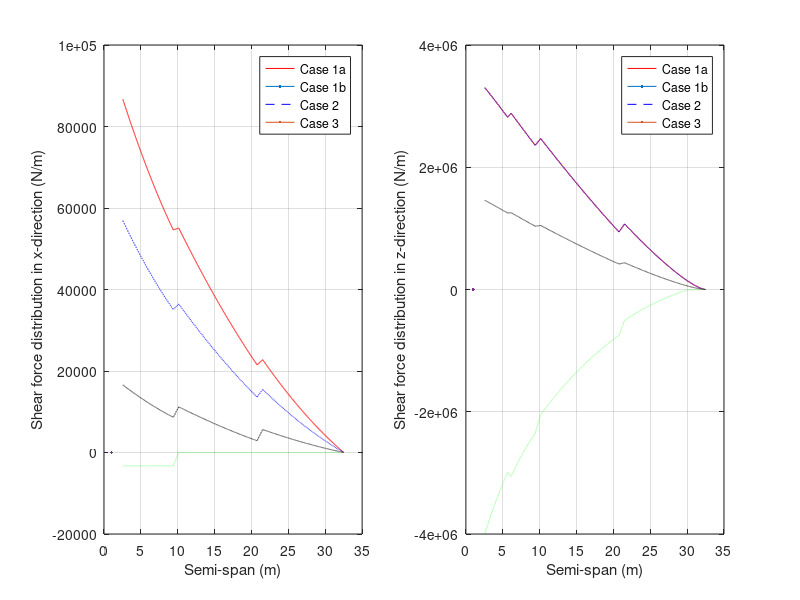
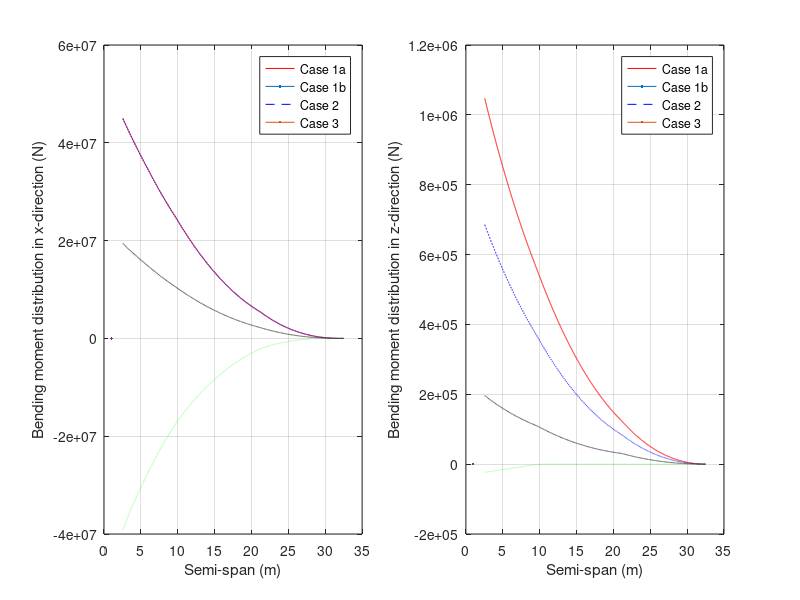
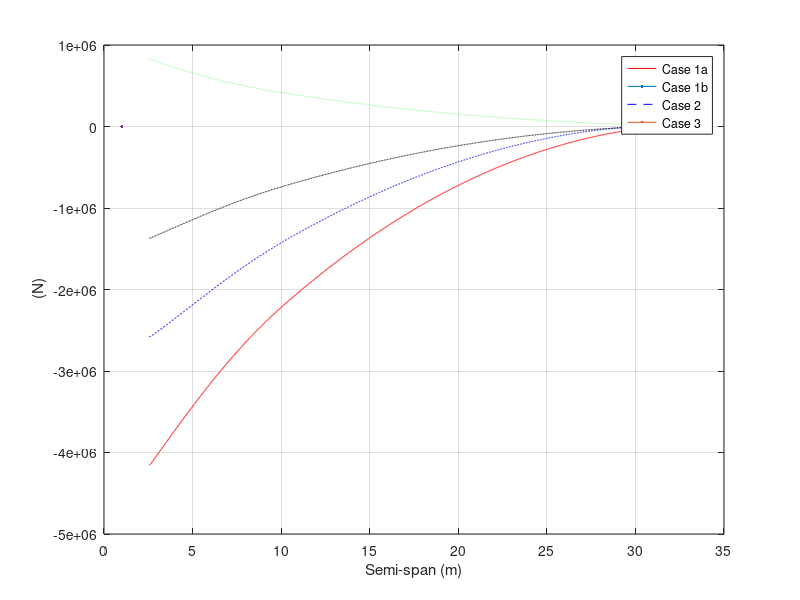

Write MATLAB code to recreate these figures, in order.
clc
clear
close all

%LOADS DISTRIBUTION

%get chord distribution
%leading edge sweep angle
b = 32.45 * tand(26.6);
a = b - 3.47/4;

aa = (a + 3.47)/32.45;

%sweep_angle = atand(aa);
sweep_angle = atand(aa);

%chord distribution for first section
outer_chord = 13.89 - (9.75 * tand(sweep_angle));

gradient1 = (outer_chord - 13.89)/9.75;

%for outer section
gradient2 = (3.47 - outer_chord)/(32.45 - 9.75);

span1 = 2.55:0.01:9.75;
span2 = 9.75:0.01:32.5;

c2 = outer_chord - gradient2 * 9.75;

chord1 = gradient1 * span1 + 13.89;
chord2 = gradient2*span2+c2;

chord = [chord1,chord2];

%CMo for airfoil
Cmoairf = -0.131;

%constants
W_S = 7840;         %wing loading in N/m^2
S = 482;            %wing area in m^2
rho = 1.227;        %sea level density
W = 353385;         %mtow in kg
g = 9.81;           %gravitational constant
T = 321600;         %thrust produced by each engine in N

%masses and wing properties
m_dry = 27100/2;        %dry mass of the wing in kg
weight_wing = m_dry*g;  %weight of the wing in N
V_wing = 168.6331;      %volume of the wing in m^3 CHANGE THIS WITH THE REAL VALUE  

m_fuel = 176091;        %fuel mass in kg
rho_fuel = 804;         %fuel density in kg/m^3
length_ft = 26.83;      %length of fuel tank 

m_engine = 6147.1;      %mass of engine
m_mg = 15100;           %mass of main landing gear


%aerofoil properties
cg = 0.4141;                            %centre of gravity
arm_length = 0.1641;                    %distance of cg from aerodynamic centre
frontSpar = 0.12;                       %location of front spar
rearSpar = 0.7;                         %location of shear spar
flexAxis = (frontSpar+rearSpar)/2;      %location of flexural axis (shear centre)


%wing discretisation
span = [span1,span2];      %29.33 is the length of the wing that is outside of the fuselage

%area of the aerofoil at each section of the wing
area_aerofoil = 0.0939*chord.^2;


%cases: [case 1a, case 1b, case 2, case 3]

v = [130.537; 171.25;95.3; 81.21];           %speed in m/s
n = [3.75; 3.75;1;3];                      %load factor
L = n*W*g;                              %overall lift
L(4) = 0;                               %assume no aerodynamic forces in case 3
C_l = (2*n*W_S)./(rho*v.^2);            %lift coefficient
C_l(4) = 0;                             %assume no aerodynamic forces in case 3
%C_d = [0.13; 0.022; 0];                 %drag coefficient taken from polars
C_d = [0.043; 0.017; 0.02;0];
D = 0.5.*rho.*v.^2.*S.*C_d;             %overall drag
L0 = L./(32.5*pi*0.5 - 6.34);           %assume an elliptical lift distribution

dy = 0.01;                      %length of each section
dV = area_aerofoil * dy;        %volume of each section

%load on each section of the wing due to the wing's weight
dW_wing = (weight_wing/V_wing) * dV;

%load due to 1 engine in N
dW_engine = [m_engine*g;m_engine*g;m_engine*g;m_engine*g]; 

%load due to 1 main landing gear in N
dW_mg = [m_mg*g/4;m_mg*g/4;m_mg*g/4;m_mg*g/4];

%load due to fuel in the wings in N
V_fuel = 219.75;                %volume of fuel in m^3
dmass_fuel = rho_fuel * dV;     %mass of fuel in each section
dmass_fuel(2747:end) = 0;       %no fuel after y = 30
dW_fuel = dmass_fuel*g;         %weight of fuel in each section

%add all of the weights to get the total weight experienced at each section
dW_total = zeros(4, length(chord));             %pre-define array

%case 1a - worst case scenario with no fuel weight
dW_total(1,:) = dW_total(1,:) + dW_wing;                             %add weight of wing
dW_total(1,685:760) = dW_total(1,685:760) + dW_engine(1)/75;         %add weight of engine 1
dW_total(1,1823:1898) = dW_total(1,1823:1898) + dW_engine(1)/75;     %add weight of engine 2
dW_total(1,311:359) = dW_total(1,311:359) + dW_mg(1)/48;             %add weight of landing gear
dW_total(1,:) = dW_total(1,:) * 100;

%case 1b - worst case scenario with no fuel weight
dW_total(2,:) = dW_total(2,:) + dW_wing;                             %add weight of wing
dW_total(2,685:760) = dW_total(2,685:760) + dW_engine(2)/75;         %add weight of engine 1
dW_total(2,1823:1898) = dW_total(2,1823:1898) + dW_engine(2)/75;     %add weight of engine 2
dW_total(2,311:359) = dW_total(2,311:359) + dW_mg(2)/48;             %add weight of landing gear
dW_total(2,:) = dW_total(2,:) * 100;

%case 2 - OEI no fuel in the wings. worst case scenario at take of (using take off speed)
dW_total(3,:) = dW_total(3,:) + dW_wing;                             %add weight of wing
dW_total(3,685:760) = dW_total(3,685:760) + dW_engine(3)/75;         %add weight of engine 1
dW_total(3,1823:1898) = dW_total(3,1823:1898) + dW_engine(3)/75;     %add weight of engine 2
dW_total(3,311:359) = dW_total(3,311:359) + dW_mg(3)/48;             %add weight of landing gear
dW_total(3,:) = dW_total(3,:) * 100;

%case 3 - worst case scenario with fuel weight
dW_total(4,:) = dW_total(4,:) + dW_wing + dW_fuel;                   %add weight of wing and fuel
dW_total(4,685:760) = dW_total(4,685:760) + dW_engine(4)/75;         %add weight of engine 1
dW_total(4,1823:1898) = dW_total(4,1823:1898) + dW_engine(4)/75;     %add weight of engine 2
dW_total(4,311:359) = dW_total(4,311:359) + dW_mg(4)/48;             %add weight of landing gear
dW_total(4,:) = dW_total(4,:) * 100;
dW_total(4,311:359) = dW_total(3,311:359) - 6.2349e6/48;             %add force of main landing gear on the wing at touch down



dW_total = dW_total.*n;


%loading lifting distribution
data1 = load("WingLoadCase1.mat");
data2 = load("WingLoadCase2.mat");
dL1 = data1.vq;
dL2 = data2.vq;
dL(1 , :) = dL1';                            %case 1a
dL(2 , :) = dL(1,:);                        %case 1b
dL(3 , :) = dL2';                            %case 1a
dL(4 , :) = zeros(1 , length(span));        %case 3

%drag distribution and thrust distribution
dS = dy*chord; 
dD = 0.5*rho*v.^2.*C_d.*dS;                 %drag distribution
dD = dD * 100;
dT = zeros(4,length(span));
dT(1:3,685:760) = dT(1:3,685:760) + T/75;         %thrust of engine 1 for cases 1a, 1b and 3
dT(1:3,1823:1898) = dT(1:3,1823:1898) + T/75;         %thrust of engine 2 for cases 1a, 1b and 3
dT(4,685:760) = dT(4,685:760) + T/75;             %only add thrust from engine 1 for worst case scenario



%CALCULATING SHEAR                            %planform area distribution
%dD = 0.5*rho*v.^2.*C_d.*dS;                 %drag distribution
%dL = L0.*sqrt(1-(span/32.5).^2);            %elliptical lift distribution
% dD(:,685:760) = dD(:,685:760) - T/75;       %subtract thrust of engine 1
% dD(:,1823:1898) = dD(:,1823:1898) - T/75;   %subtract thrust of engine 2

% total_lift = 2 * trapz(dL(1,:));

for i = 1:4  
    for j = 1:length(span)
        temp1 = dD(i,j:length(span));
        temp2 = dT(i,j:length(span));
        shear_x(i,j) = sum((temp1-temp2)*dy);
    end
end

shear_y = 0;

for i = 1:4
    for j = 1:length(span)
        temp1 = dL(i,j:length(span));
        temp2 = dW_total(i,j:length(span));
        shear_z(i,j) = sum((temp1-temp2)*dy);
    end
end

shear_total = sqrt(shear_x.^2 + shear_z.^2);


%CALCULATING BENDING MOMENT

for i = 1:4
    for j = 1:length(span)
        temp = shear_z(i,j:length(span));
        M_x(i,j) = sum(temp)*dy;
    end
end

for i = 1:4
    for j = 1:length(span)
        temp = shear_x(i,j:length(span));
        M_z(i,j) = sum(temp)*dy;
    end
end


%CALCULATING TORQUE

M_torque = zeros(4, length(span));
for i=1:4
    for j = 1: length(span)
        x_quart(i, j) = 0.25 * chord(j);
        z_f = 0.07; % depends how we define the axis
        x_cg= cg;
        % temp1 = dL(i,j:length(span));
        % temp2 = dW_total(i,j:length(span));
        m_0w(i,j) = 0.5* rho * v(i)^2 * chord(j)^2 * Cmoairf; 
        dM(i,j) = dL(i,j)* (flexAxis - x_quart(i,j))+dD(i,j) * 0 + dW_total(i,j) *(flexAxis - x_cg) + - m_0w(i,j);

    end
end
for i=1:4
    for j = 1: length(span)
        temp= dM(i, j:length(span));
        M_torque(i,j)= sum(temp)*dy;
     end
end

% M_torque = zeros(4, length(span));
% % landing_gear_force_case3 = zeros(length(span));
% % landing_gear_force_case3(311:359) = 3.4278e6/48 ; %double check this is correct or not
% for i=1:4
%     for j = 1: length(span)
%         if i==3 % the landing gear will exert a moment
%         x_quart(i, j) = 0.25 * chord(j);
%         z_f = 0.07; % depends how we define the axis
%         x_cg= cg;
%         m_0w(i,j) = 0.5* rho * v(i)^2 * chord(j)^2 * Cmoairf; 
%         dM(i,j) = dL1(i,j)* (flexAxis - x_quart(i,j))+dD(i,j) * 0 + dW_total(i,j) *(flexAxis - x_cg) + landing_gear_force_case3(1,j)*(flexAxis - rearSpar) - m_0w(i,j);
%         M_torque(i,j)= sum(dM(i,j)) ;  
%         else
%     x_quart(i, j) = 0.25 * chord(j);
%     z_f = 0.07; % depends how we define the axis
%     x_cg= cg;
%     m_0w(i,j) = 0.5* rho * v(i)^2 * chord(j)^2 * Cmoairf; 
%     dM(i,j) = dL1(i,j)* (flexAxis - x_quart(i,j))+dD(i,j) * 0 + dW_total(i,j) *(flexAxis - x_cg) + - m_0w(i,j);
%     M_torque(i,j)= sum(dM(i,j)) ;
%     end
%     end
% end


%PLOTSS

% figure
% plot(span,-dW_total(1,:),"r", LineWidth = 1.5);
% hold on
% plot(span,-dW_total(2,:),"b--", LineWidth = 1.5);
% plot(span,-dW_total(3,:),"g:", LineWidth = 1.5);
% hold off
% grid on
% xlabel("Semi-span (m)");
% ylabel("Weight distribution (N/m)");
% legend("Case 1a","Case 1b", "Case 3");

% figure
% plot(span,dL(1,:),"r", LineWidth = 1.5);
% hold on
% plot(span,dL(2,:),"b--", LineWidth = 1.5);
% plot(span,dL(3,:),"k-.");
% plot(span,dL(4,:),"g:", LineWidth = 1.5);
% hold off
% title("Lift distribution");
% xlabel("Semi-span (m)");
% ylabel("Lift (N/m)");
% grid on
% legend("Case 1a","Case 1b", "Case 2","Case 3");

% figure
% plot(span,dL(1,:)-dW_total(1,:),"r", LineWidth = 1.5);
% hold on
% plot(span,dL(2,:)-dW_total(2,:),"b--", LineWidth = 1.5);
% plot(span,dL(3,:)-dW_total(3,:),"k-.", LineWidth = 1.5);
% plot(span,dL(4,:)-dW_total(3,:),"g:", LineWidth = 1.5);
% hold off
% xlabel("Semi-span (m)");
% ylabel("load distribution (N/m)");
% grid on
% legend("Case 1a","Case 1b","Case 2", "Case 3");

figure
subplot(1,2,1);
plot(span,shear_x(1,:),"r", LineWidth = 1.5);
hold on
plot(span,shear_x(2,:),"b--", LineWidth = 1.5);
plot(span,shear_x(3,:),"k-.", LineWidth = 1.5);
plot(span,shear_x(4,:),"g:", LineWidth = 1.5);
hold off
grid on
xlabel("Semi-span (m)");
ylabel("Shear force distribution in x-direction (N/m)");
legend("Case 1a","Case 1b","Case 2", "Case 3");

subplot(1,2,2);
plot(span,shear_z(1,:),"r", LineWidth = 1.5);
hold on
plot(span,shear_z(2,:),"b--", LineWidth = 1.5);
plot(span,shear_z(3,:),"k-.", LineWidth = 1.5);
plot(span,shear_z(4,:),"g:", LineWidth = 1.5);
hold off
grid on
xlabel("Semi-span (m)");
ylabel("Shear force distribution in z-direction (N/m)");
legend("Case 1a","Case 1b","Case 2", "Case 3");

% subplot(1,3,3);
% plot(span,shear_total(1,:),"r", LineWidth = 1.5);
% hold on
% plot(span,shear_total(2,:),"b--", LineWidth = 1.5);
% plot(span,shear_total(3,:),"k-.", LineWidth = 1.5);
% plot(span,shear_total(4,:),"g:", LineWidth = 1.5);
% hold off
% grid on
% xlabel("Semi-span (m)");
% ylabel("Total shear distribution (N/m^2)");
% legend("Case 1a","Case 1b","Case 2", "Case 3");

figure
subplot(1,2,1);
plot(span,M_x(1,:),"r", LineWidth = 1.5);
hold on
plot(span,M_x(2,:),"b--", LineWidth = 1.5);
plot(span,M_x(3,:),"k-.", LineWidth = 1.5);
plot(span,M_x(4,:),"g:", LineWidth = 1.5);
hold off
grid on
xlabel("Semi-span (m)");
ylabel("Bending moment distribution in x-direction (N)");
legend("Case 1a","Case 1b","Case 2", "Case 3");

subplot(1,2,2);
plot(span,M_z(1,:),"r", LineWidth = 1.5);
hold on
plot(span,M_z(2,:),"b--", LineWidth = 1.5);
plot(span,M_z(3,:),"k-.", LineWidth = 1.5);
plot(span,M_z(4,:),"g:", LineWidth = 1.5);
hold off
grid on
xlabel("Semi-span (m)");
ylabel("Bending moment distribution in z-direction (N)");
legend("Case 1a","Case 1b","Case 2", "Case 3");


figure
plot(span,M_torque(1,:),"r", LineWidth = 1.5);
hold on
plot(span,M_torque(2,:),"b--", LineWidth = 1.5);
plot(span,M_torque(3,:),"k-.", LineWidth = 1.5);
plot(span,M_torque(4,:),"g:", LineWidth = 1.5);
hold off
grid on
xlabel("Semi-span (m)");
ylabel(" (N)");
legend("Case 1a","Case 1b","Case 2", "Case 3");

% Get the sectional load vs spanwise diagram for case 1&3 under different
% conditions so MTOW, EFW, MLW

%%%%%%% CHANGE THE VALUES OF MLW AND EFW
% MTOW = 353385;         %mtow in kg
% MLW =  320000        ; % maximum landing weoght
% EFW =  300000      ; %EMPTY FUEL WEIGHT
% n= 3.75;
% mass=[MTOW, MLW, EFW];
% 
% for j= 1:3
%     lift(j) = n* mass(j)*g;
%     L0(j)= lift(j)/(32.5*pi*0.5 - 6.34);  %assume an elliptical lift distribution
%     dl_new(j,:) = L0(j)*sqrt(1-(span/32.5).^2);
% end
% 
% figure
% plot(span, dl_new(1,:))
% hold on
% plot(span, dl_new(2,:))
% plot(span, dl_new(3,:))
% grid on
% xlabel("Spanwise position (m)")
% ylabel("Sectional load (N/m)")


% figure
% plot(span,dL(1,:)-dW_total(1,:),"r",LineWidth = 1.25);
% hold on
% plot(span,dL(3,:)-dW_total(3,:),LineWidth = 1.25,Color=[0 128 255]/255);
% plot(span,dL(1,:),"--", LineWidth = 1.25,Color=[255 102 102]/255);
% plot(span,dL(3,:),"--", LineWidth = 1.25,Color=[102 102 255]/255);
% plot(span,dL(1,:),"k:")
% plot(span,-dW_total(1,:),":", LineWidth = 1.25,Color=[153 0 0]/255);
% plot(span,-dW_total(3,:),":", LineWidth = 1.25,Color=[0 0 153]/255);
% hold off
% xlabel("Semi-span (m)");
% ylabel("load distribution (N/m)");
% grid on
% legend("Case 1 - Resultant load","Case 3 - Resultant load","Case 1 - Lift ", "Case 3 - Lift ","Case 1 - Inertial loads","Case 3 - Inertial loads");
% 
% 
% 
% figure
% plot(span,dL(1,:)-dW_total(1,:),"r",LineWidth = 1.25);
% hold on
% plot(span,dL(4,:)-dW_total(1,:),"g",LineWidth = 1.25);
% plot(span,dL(3,:)-dW_total(3,:),LineWidth = 1.25,Color=[0 128 255]/255);
% plot(span,dL(1,:),"--", LineWidth = 1.25,Color=[255 102 102]/255);
% plot(span,dL(4,:),"--", LineWidth = 1.25,Color=[50 153 50]/255);
% plot(span,dL(3,:),"--", LineWidth = 1.25,Color=[102 102 255]/255);
% plot(span,-dW_total(1,:),":", LineWidth = 1.25,Color=[153 0 0]/255);
% plot(span,-dW_total(4,:),":", LineWidth = 1.25,Color=[0 50 0]/255);
% plot(span,-dW_total(3,:),":", LineWidth = 1.25,Color=[0 0 153]/255);
% hold off
% xlabel("Semi-span (m)");
% ylabel("load distribution (N/m)");
% grid on
% legend("Case 1 - Resultant load","Case 2 - Resultant load","Case 3 - Resultant load","Case 1 - Lift ","Case 2 - Lift " ,"Case 3 - Lift ","Case 1 - Inertial loads","Case 2 - Inertial loads","Case 3 - Inertial loads");
% 

